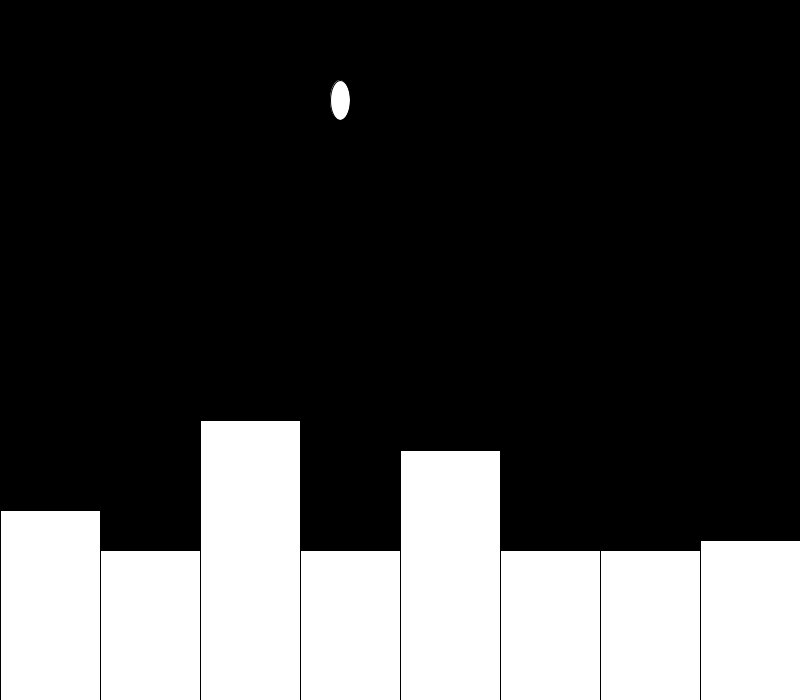
Frame 1 (no input)
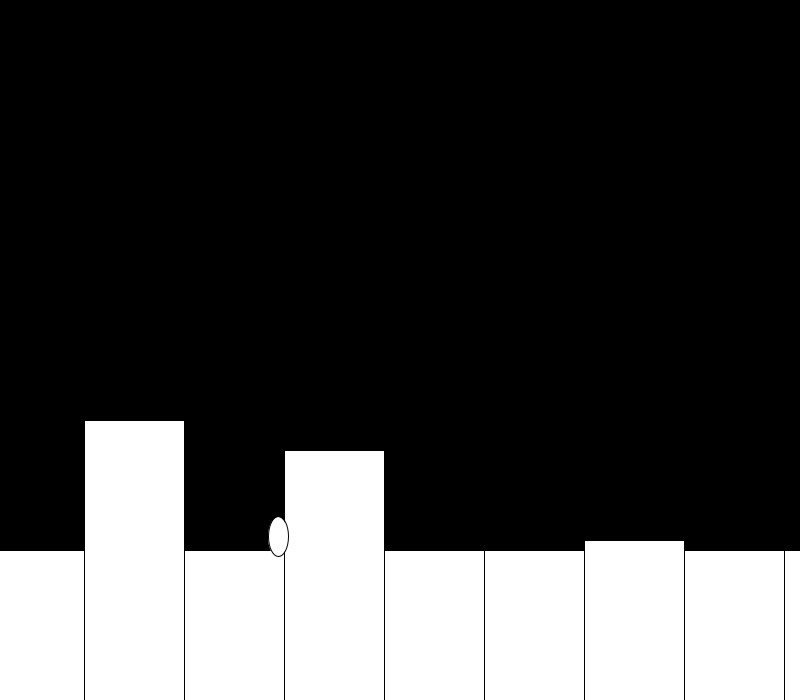
Frame 60 (the mouse pressed at the canvas centre just before this capture)
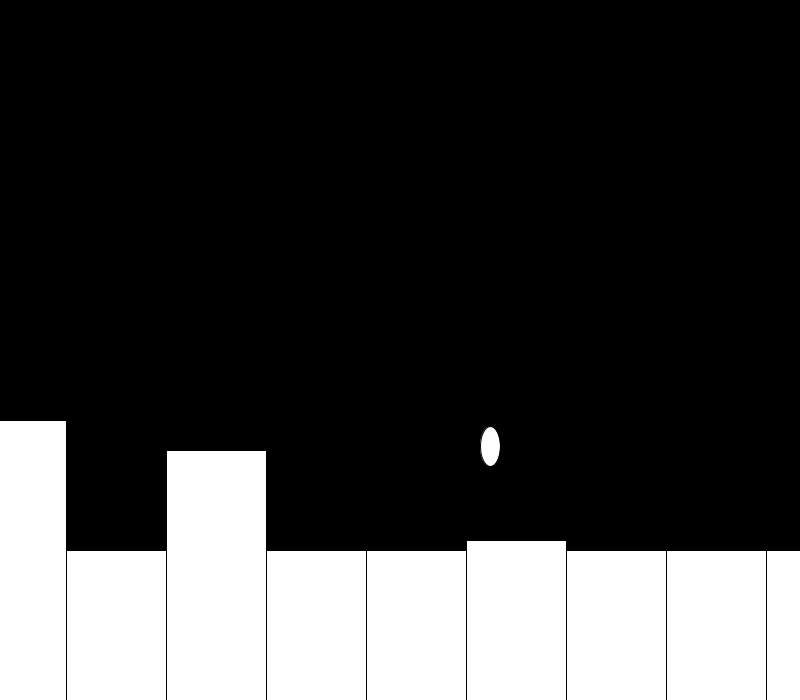
Frame 120 (the mouse held since frame 60 and released just before this capture)

The Processing sketch that drew these frames (run headless with seeded random() and noise(); from frame 60 on, the mouse is pressed at the canvas centre):

// Processing sketch: plataformas
// ── plataformas.pde
int top=1000;
int cap=15;
int []level=new int[top];
int place=0;
int fase=0;
player player;
int substeps=4;
float delta=1.0/substeps;
int jump=0;
void setup() {
  size(800, 700);
  generate();
  player=new player();
}
void draw() {
  background(0);
  display();
  fase+=2;
  ellipse(player.x-10, player.y, 20, 40);
  for (int i=0; i<substeps; i++) {
    player.euler(delta);
    player.colision(delta);
  }
  if (player.x<0) {
    player.x=500;
    player.y=100;
  }
}

void display() {
  for (int i=0; i<9; i++) {
    int point=(i+place)%top;
    int x=i*100-fase;
    int y=level[point]*10;
    rect(x, 700-y, 100, y);
  }
  if (fase>100) {
    fase=0;
    place+=1;
  }
}

void generate() {
  for (int i=0; i<top; i++) {
    level[i]=(int)random(0, 30);
    if (level[i]<cap) level[i]=cap;
  }
}

void keyPressed() {
  float intensity=8;
  if (jump==1) {
    player.v-=intensity;
  }
}

class player {
  float x, y, u, v, p, q;
  public player() {
    this.x=350;
    this.y=100;
    this.u=0;
    this.v=0;
    this.p=0;//horizontal  acc
    this.q=1.0/4;//vertical acc;
  }
  void euler(float delta) {
    u+=p*delta;
    v+=q*delta;

    x+=u*delta;
    y+=v*delta;
    if(v>15)v=15;
  }

  void colision(float delta) {
    int arrPos=(int)((fase+x)/100)+place;

    float deltaY=this.y+20 - 700 +level[arrPos]*10;

    if (deltaY>0 && deltaY<=2) {
      float oldY=this.y;
      this.y-=deltaY;
      this.v=0.1*(this.y-oldY)/delta;
      jump=1;
    } else {
      jump=0;
    }
    if (deltaY>2 ) {
      this.x-=2;
    }
  }
}
